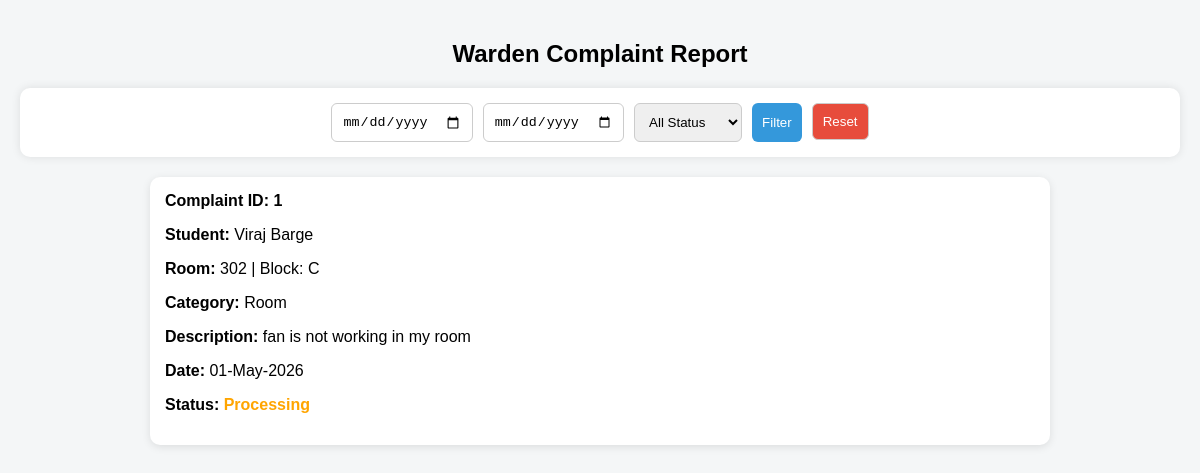
Page /report.php (signed in) on the committed database.
### tables this page shows
CREATE TABLE `complaints` (
  `id` int(11) NOT NULL,
  `user_id` int(11) NOT NULL,
  `category_id` int(11) DEFAULT NULL,
  `description` text NOT NULL,
  `status` varchar(50) DEFAULT 'Pending',
  `reply` text DEFAULT NULL,
  `created_at` timestamp NOT NULL DEFAULT current_timestamp(),
  `admin_id` int(11) DEFAULT NULL,
  `image` varchar(255) DEFAULT NULL
);

CREATE TABLE `users` (
  `id` int(11) NOT NULL,
  `name` varchar(100) NOT NULL,
  `email` varchar(100) NOT NULL,
  `password` varchar(255) DEFAULT NULL,
  `room_no` varchar(10) DEFAULT NULL,
  `block` varchar(10) DEFAULT NULL,
  `created_at` timestamp NOT NULL DEFAULT current_timestamp()
);

CREATE TABLE `categories` (
  `id` int(11) NOT NULL,
  `name` varchar(100) NOT NULL,
  `role` varchar(50) DEFAULT NULL
);

### report.php (the view, shortened to what this page needs)
<?php
$conn = mysqli_connect("localhost","root","","complaint_db");
$admin_id = $_SESSION['admin_id'];
$role     = $_SESSION['role'];
$from_date = isset($_GET['from_date']) ? $_GET['from_date'] : '';
$to_date   = isset($_GET['to_date']) ? $_GET['to_date'] : '';
$query = "
SELECT complaints.*,
       users.name AS student_name,
       users.room_no,
       users.block,
       categories.name AS category_name
FROM complaints
JOIN users ON complaints.user_id = users.id
JOIN categories ON complaints.category_id = categories.id
WHERE complaints.admin_id = '$admin_id'
";
$query .= " ORDER BY complaints.id DESC";
$q = mysqli_query($conn, $query);
?>
<!DOCTYPE html>
<html>
<head>
</head>
<body>
<div class="header">
<h2><?php echo $role; ?> Complaint Report</h2>
</div>
<form method="GET">
<div class="filter-box">
<input type="date" name="from_date" value="<?php echo $from_date; ?>">
<input type="date" name="to_date" value="<?php echo $to_date; ?>">
<select name="status">
<option value="">All Status</option>
</select>
<button type="submit" class="btn">Filter</button>
<a href="report.php">
<button type="button" class="reset">Reset</button>
</a>
</div>
</form>
<div class="report">
<?php
if(mysqli_num_rows($q) > 0){
    while($row = mysqli_fetch_assoc($q)){
?>
<div class="card">
<div class="title">Complaint ID: <?php echo $row['id']; ?></div>
<p><b>Student:</b> <?php echo $row['student_name']; ?></p>
<p><b>Room:</b> <?php echo $row['room_no']; ?> | Block: <?php echo $row['block']; ?></p>
<p><b>Category:</b> <?php echo $row['category_name']; ?></p>
<p><b>Description:</b> <?php echo $row['description']; ?></p>
<p><b>Date:</b>
<?php echo date("d-M-Y", strtotime($row['created_at'])); ?>
</p>
<p><b>Status:</b>
<span class="<?php echo strtolower($row['status']); ?>">
<?php echo $row['status']; ?>
</span>
</p>
</div>
<?php
    }
}else{
    echo "<p style='text-align:center;'>No records found</p>";
}
?>
</div>
</body>
</html>

### report.php (style rules this page uses)
body { margin:0; font-family:Arial; background:#f4f6f7; padding:20px; }
.header { text-align:center; margin-bottom:20px; }
.filter-box { background:white; padding:15px; border-radius:10px; margin-bottom:20px; display:flex; gap:10px; flex-wrap:wrap; justify-content:center; box-shadow:0 0 10px rgba(0,0,0,0.1); }
input, select, button { padding:10px; border-radius:6px; border:1px solid #ccc; }
.btn { background:#3498db; color:white; border:none; cursor:pointer; }
.reset { background:#e74c3c; color:white; }
.report { max-width:900px; margin:auto; }
.card { background:white; padding:15px; border-radius:10px; margin-bottom:15px; box-shadow:0 2px 8px rgba(0,0,0,0.1); }
.processing { color:orange;font-weight:bold; }
.title { font-weight:bold; margin-bottom:5px; }

### rows in the picture
complaints: id "1", user.name "Viraj Barge", user.room_no "302", user.block "C", category.name "Room", description "fan is not working in my room", created_at "01-May-2026", status "Processing"

### other values in the picture
$role "Warden"
